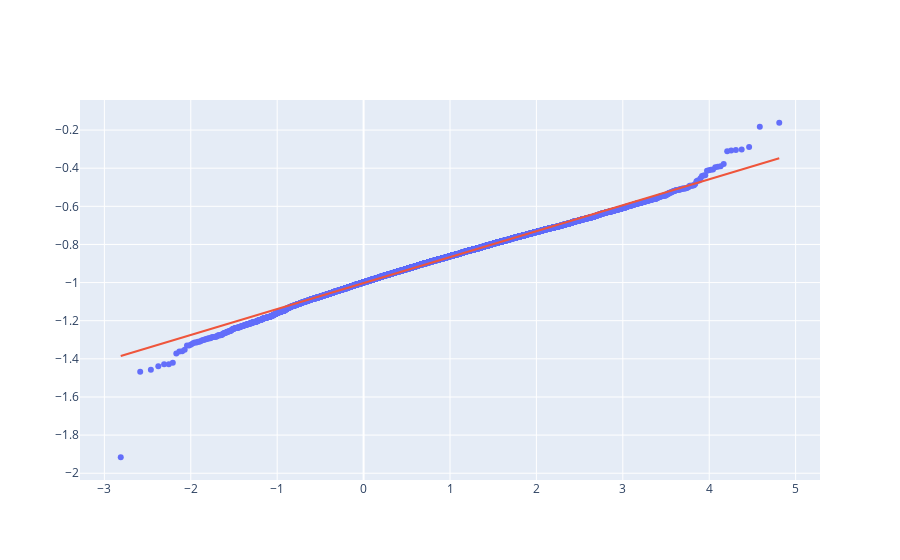

Notebook cell for this chart:
### Code cell
import numpy as np
from scipy import stats
from numpy.random import randn
import plotly.graph_objects as go

data = fitSampling_DF['beta[19]']

qq = stats.probplot(data, dist='norm', sparams=(1))
x = np.array([qq[0][0][0], qq[0][0][-1]])

fig = go.Figure()
fig.add_scatter(x=qq[0][0], y=qq[0][1], mode='markers')
fig.add_scatter(x=x, y=qq[1][1] + qq[1][0]*x, mode='lines')
fig.layout.update(showlegend=False)
fig.show()

### Figure 1 — Plotly figure (JSON) as saved in the notebook; plotly's stock layout.template omitted (floating-point values rounded to 4 significant figures; data arrays with more than 128 entries replaced by an {"elided": "..."} marker saying what was removed)
{"data": [{"mode": "markers", "type": "scatter", "x": {"elided": "10000 float values"}, "y": {"elided": "10000 float values"}}, {"mode": "lines", "type": "scatter", "x": [-2.811, 4.811], "y": [-1.385, -0.3483]}], "layout": {"showlegend": false}}
